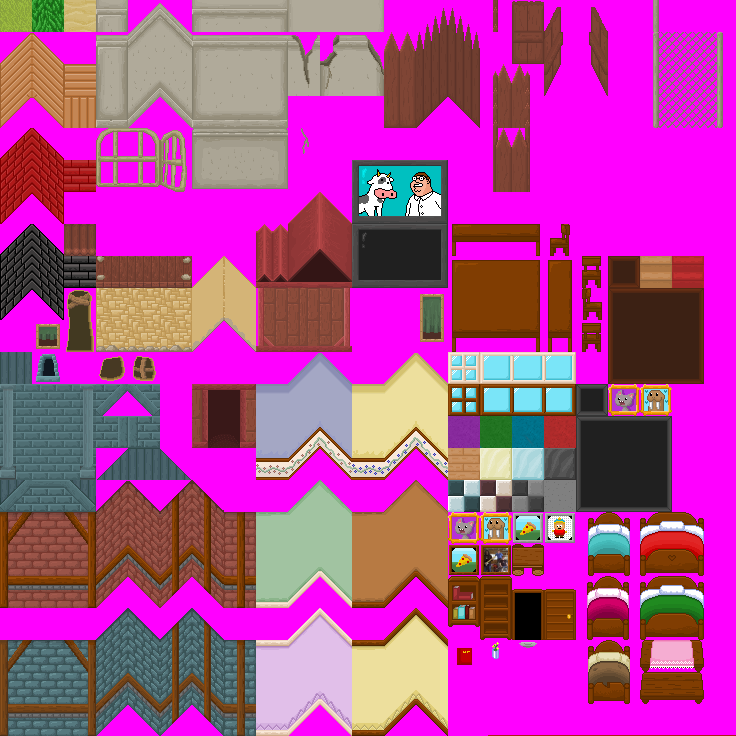

Below is a game level as drawn by its tile map, then a one-line description and the .tmx file that defines it, in full:
An orthogonal 23x23 tile map with 32x32 px tiles, 1 tile layer (Tile Layer 1).

<map version="1.0" orientation="orthogonal" width="23" height="23" tilewidth="32" tileheight="32">
 <tileset firstgid="1" name="MishMash" tilewidth="32" tileheight="32">
  <image source="MishMash.bmp" trans="ff00ff" />
 </tileset>
 <layer name="Tile Layer 1" width="23" height="23">
  <data encoding="csv">
1,2,3,4,5,6,7,8,9,10,11,12,13,14,15,16,17,18,19,20,21,22,23,
24,25,26,27,28,29,30,31,32,33,34,35,36,37,38,39,40,41,42,43,44,45,46,
47,48,49,50,51,52,53,54,55,56,57,58,59,60,61,62,63,64,65,66,67,68,69,
70,71,72,73,74,75,76,77,78,79,80,81,82,83,84,85,86,87,88,89,90,91,92,
93,94,95,96,97,98,99,100,101,102,103,104,105,106,107,108,109,110,111,112,113,114,115,
116,117,118,119,120,121,122,123,124,125,126,127,128,129,130,131,132,133,134,135,136,137,138,
139,140,141,142,143,144,145,146,147,148,149,150,151,152,153,154,155,156,157,158,159,160,161,
162,163,164,165,166,167,168,169,170,171,172,173,174,175,176,177,178,179,180,181,182,183,184,
185,186,187,188,189,190,191,192,193,194,195,196,197,198,199,200,201,202,203,204,205,206,207,
208,209,210,211,212,213,214,215,216,217,218,219,220,221,222,223,224,225,226,227,228,229,230,
231,232,233,234,235,236,237,238,239,240,241,242,243,244,245,246,247,248,249,250,251,252,253,
254,255,256,257,258,259,260,261,262,263,264,265,266,267,268,269,270,271,272,273,274,275,276,
277,278,279,280,281,282,283,284,285,286,287,288,289,290,291,292,293,294,295,296,297,298,299,
300,301,302,303,304,305,306,307,308,309,310,311,312,313,314,315,316,317,318,319,320,321,322,
323,324,325,326,327,328,329,330,331,332,333,334,335,336,337,338,339,340,341,342,343,344,345,
346,347,348,349,350,351,352,353,354,355,356,357,358,359,360,361,362,363,364,365,366,367,368,
369,370,371,372,373,374,375,376,377,378,379,380,381,382,383,384,385,386,387,388,389,390,391,
392,393,394,395,396,397,398,399,400,401,402,403,404,405,406,407,408,409,410,411,412,413,414,
415,416,417,418,419,420,421,422,423,424,425,426,427,428,429,430,431,432,433,434,435,436,437,
438,439,440,441,442,443,444,445,446,447,448,449,450,451,452,453,454,455,456,457,458,459,460,
461,462,463,464,465,466,467,468,469,470,471,472,473,474,475,476,477,478,479,480,481,482,483,
484,485,486,487,488,489,490,491,492,493,494,495,496,497,498,499,500,501,502,503,504,505,506,
507,508,509,510,511,512,513,514,515,516,517,518,519,520,521,522,523,524,525,526,527,528,529
</data>
 </layer>
</map>